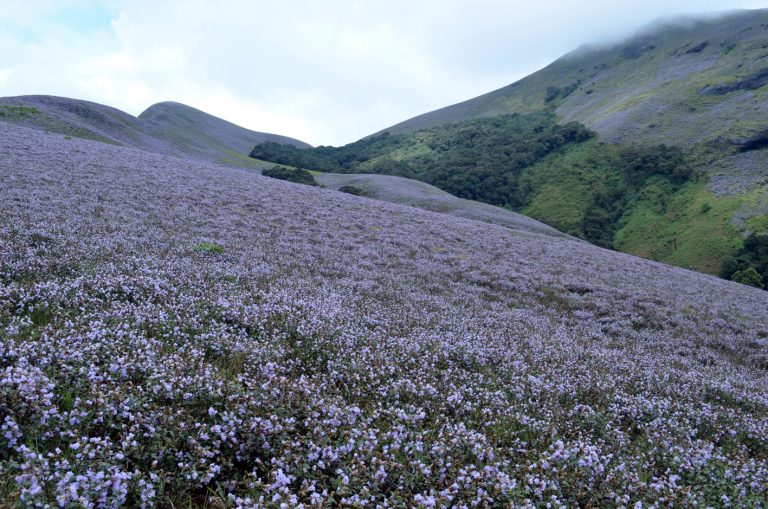
#> input picture img-1.jpg, 768 x 509 px
$ jupyter execute ex.5.3.ipynb
#> lines starting #> are read from the running program, lines starting #| are printed output that depends on the picture
[cell 1]
import numpy as np
import cv2
import matplotlib.pyplot as plt
input_image = cv2.imread("img-1.jpg")
#> input_image is the input picture: shape (509, 768, 3); mean B, G, R 134.1, 121.6, 113.7
input_image = cv2.cvtColor(input_image,cv2.COLOR_BGR2RGB)
plt.axis('off')
plt.imshow(input_image)
plt.show()
rows,cols,dim = input_image.shape
#> rows = 509; cols = 768; dim = 3
M_x = np.float32([[1,0.5,0],
                 [0,1,0],
                 [0,0,1]])
M_y = np.float32([[1,0,0],
                 [0.5,1,0],
                 [0,0,1]])
sheared_xaxis = cv2.warpPerspective(input_image,M_x,(int(cols*1.5),int(rows*1.5)))
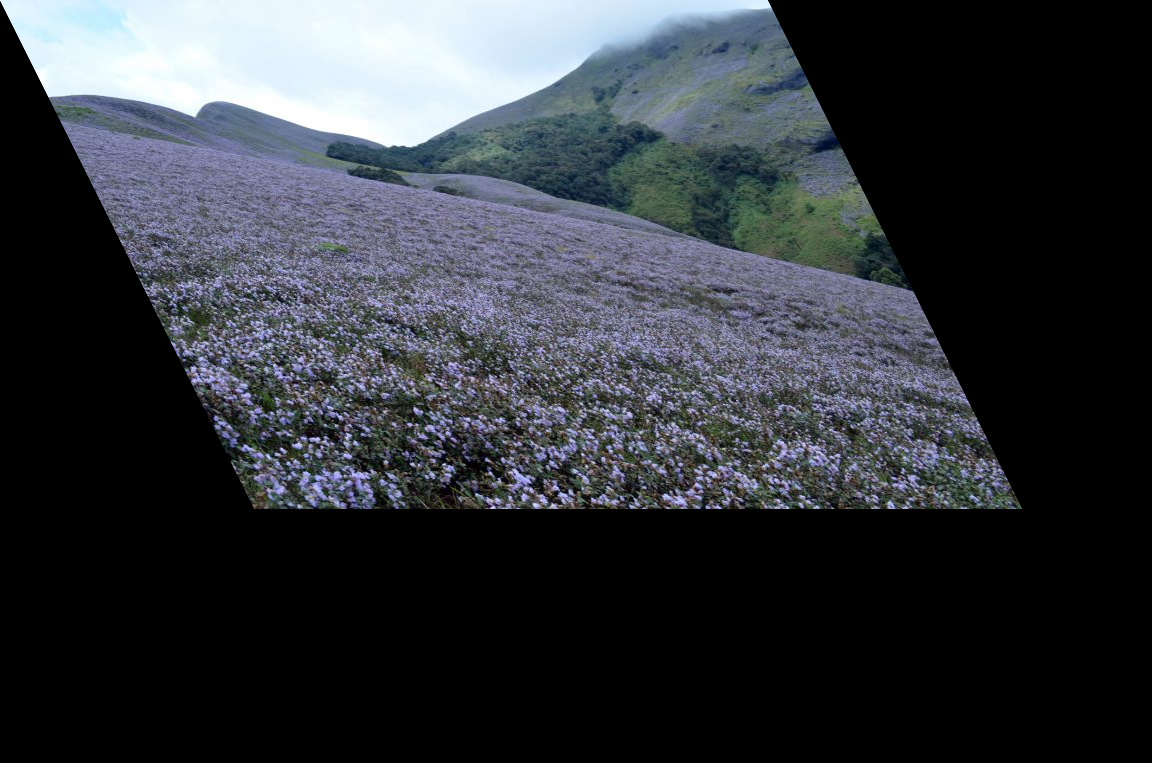
#> sheared_xaxis: shape (763, 1152, 3); mean R, G, B 50.6, 54.2, 59.7
sheared_yaxis = cv2.warpPerspective(input_image,M_y,(int(cols*1.5),int(rows*1.5)))
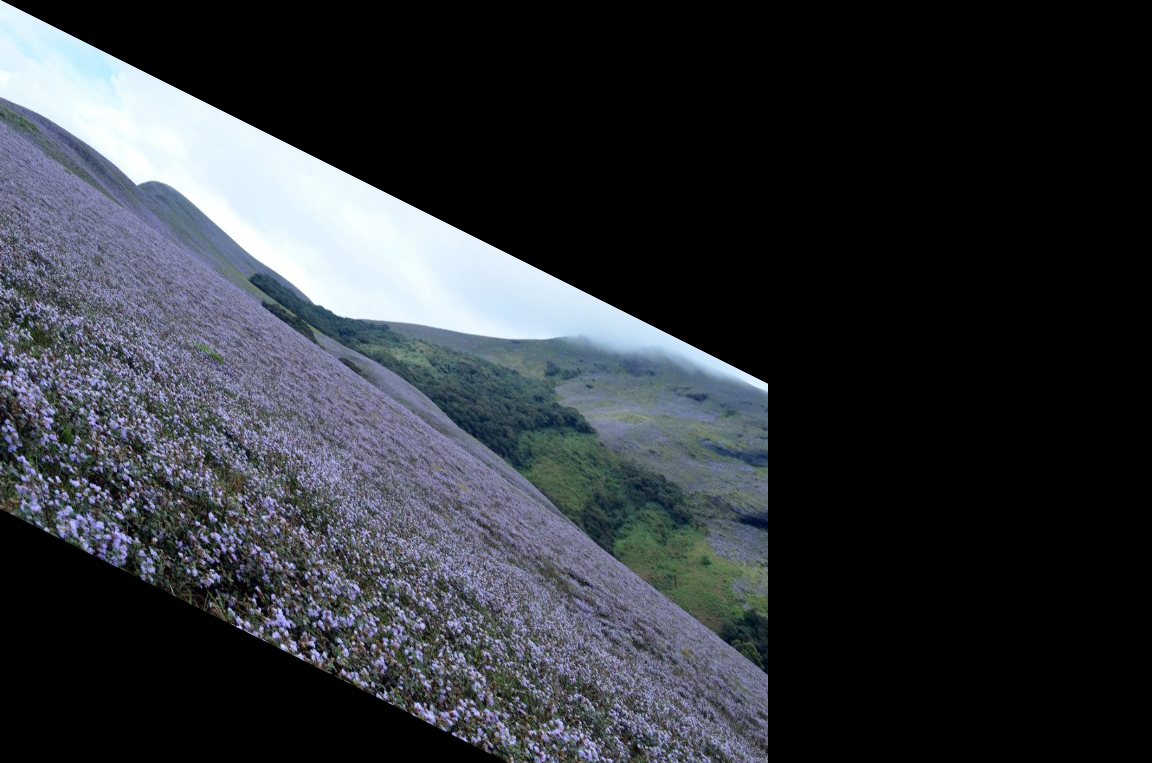
#> sheared_yaxis: shape (763, 1152, 3); mean R, G, B 49.1, 52.6, 58
plt.axis('off')
plt.imshow(sheared_xaxis)
plt.show()
plt.axis('off')
plt.imshow(sheared_yaxis)
plt.show()

$ run again, with q1.png saved as img-1.jpg
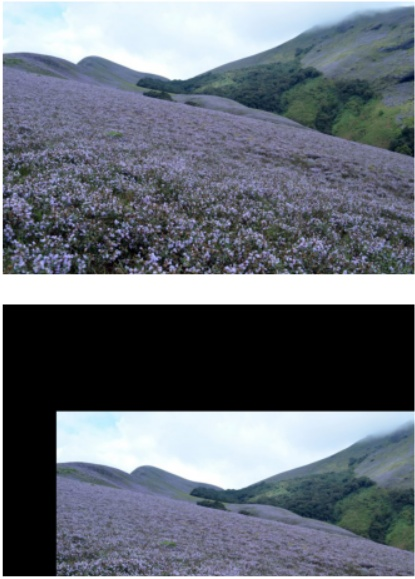
#> input picture q1.png, 415 x 579 px
#> input_image is the input picture: shape (579, 415, 3); mean B, G, R 119.9, 110.4, 104
#> `sheared_xaxis = cv2.warpPerspective(input_image,M_x,(int(cols*1.5),int..`:
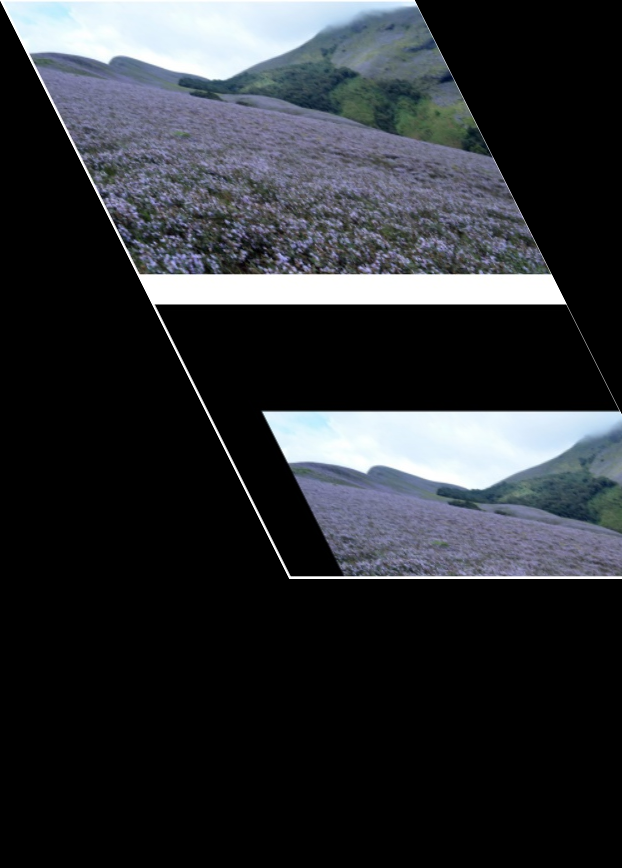
#> sheared_xaxis: shape (868, 622, 3); mean R, G, B 45.2, 47.9, 52
#> `sheared_yaxis = cv2.warpPerspective(input_image,M_y,(int(cols*1.5),int..`:
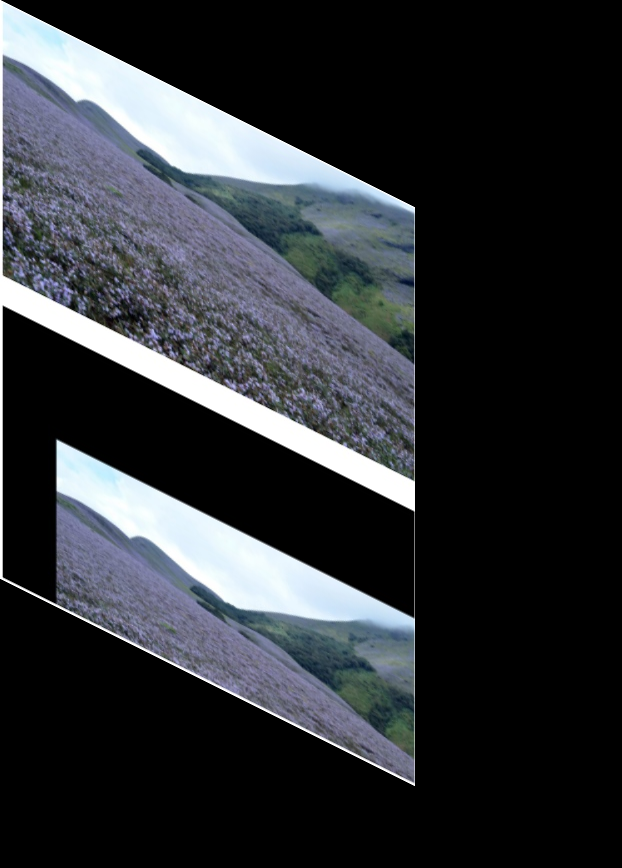
#> sheared_yaxis: shape (868, 622, 3); mean R, G, B 46.3, 49.2, 53.4

$ run again, with q2.png saved as img-1.jpg
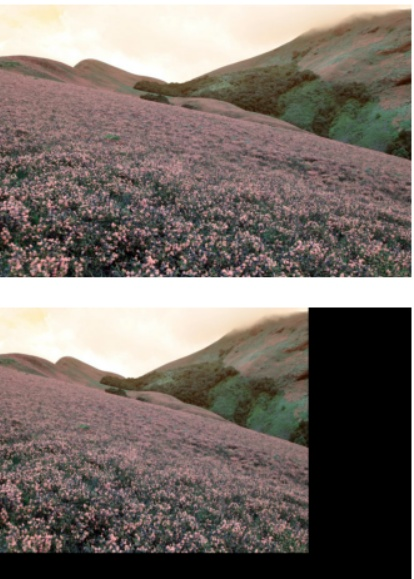
#> input picture q2.png, 414 x 579 px
#> input_image is the input picture: shape (579, 414, 3); mean B, G, R 105.4, 111.7, 121.4
#> `sheared_xaxis = cv2.warpPerspective(input_image,M_x,(int(cols*1.5),int..`:
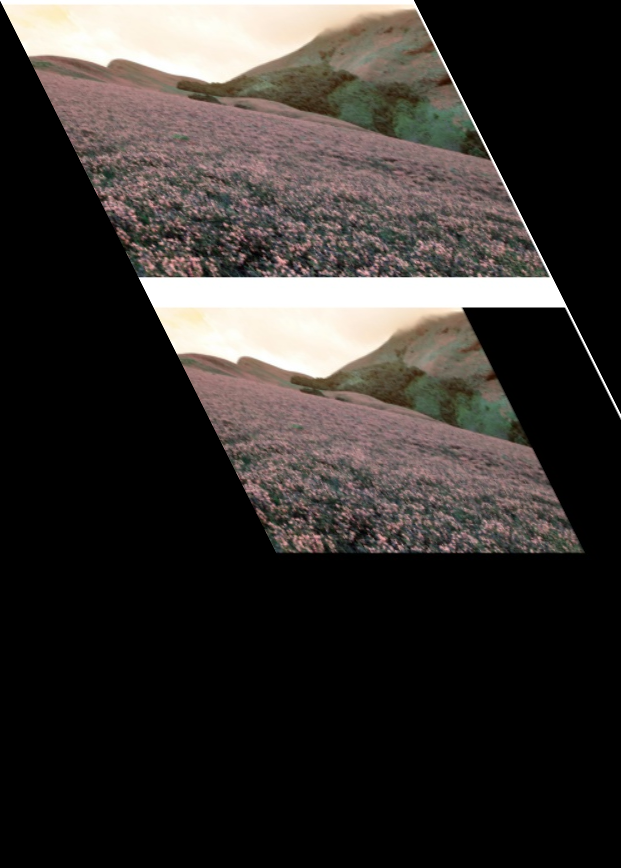
#> sheared_xaxis: shape (868, 621, 3); mean R, G, B 53.9, 49.5, 46.7
#> `sheared_yaxis = cv2.warpPerspective(input_image,M_y,(int(cols*1.5),int..`:
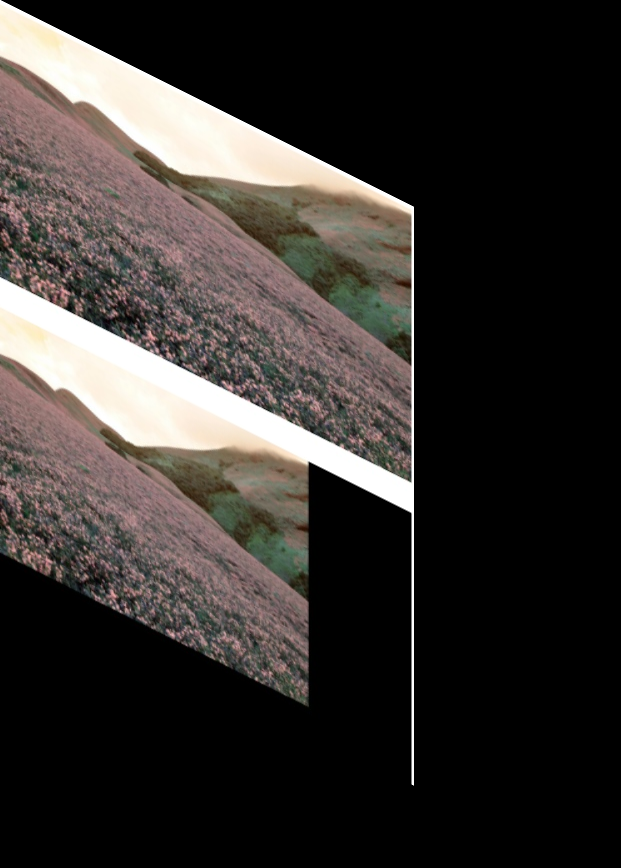
#> sheared_yaxis: shape (868, 621, 3); mean R, G, B 54.1, 49.7, 46.9

$ run again, with q3.png saved as img-1.jpg
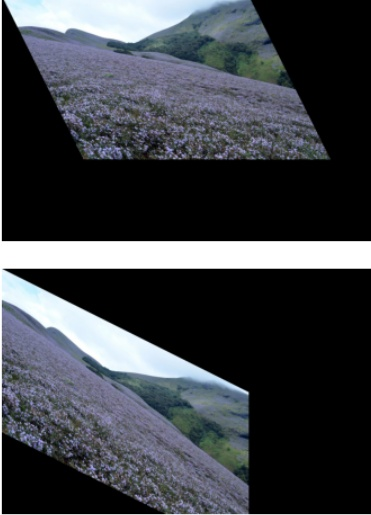
#> input picture q3.png, 371 x 515 px
#> input_image is the input picture: shape (515, 371, 3); mean B, G, R 69.7, 64.5, 61.3
#> `sheared_xaxis = cv2.warpPerspective(input_image,M_x,(int(cols*1.5),int..`:
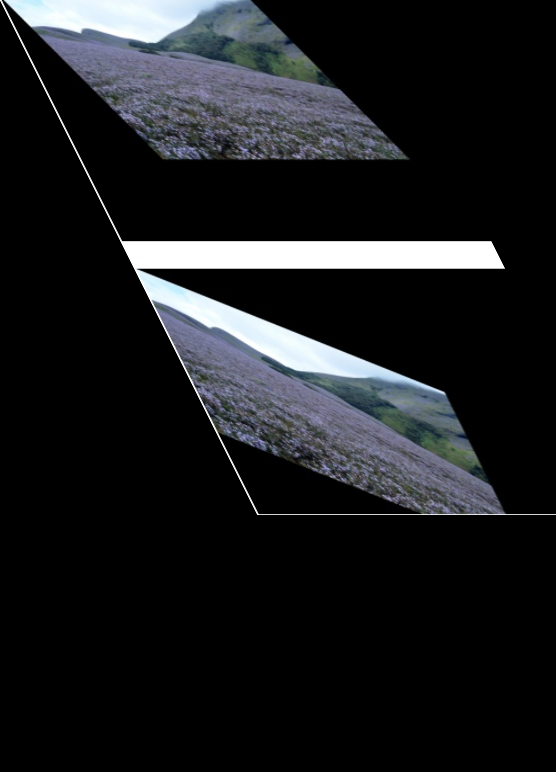
#> sheared_xaxis: shape (772, 556, 3); mean R, G, B 27.3, 28.7, 31
#> `sheared_yaxis = cv2.warpPerspective(input_image,M_y,(int(cols*1.5),int..`:
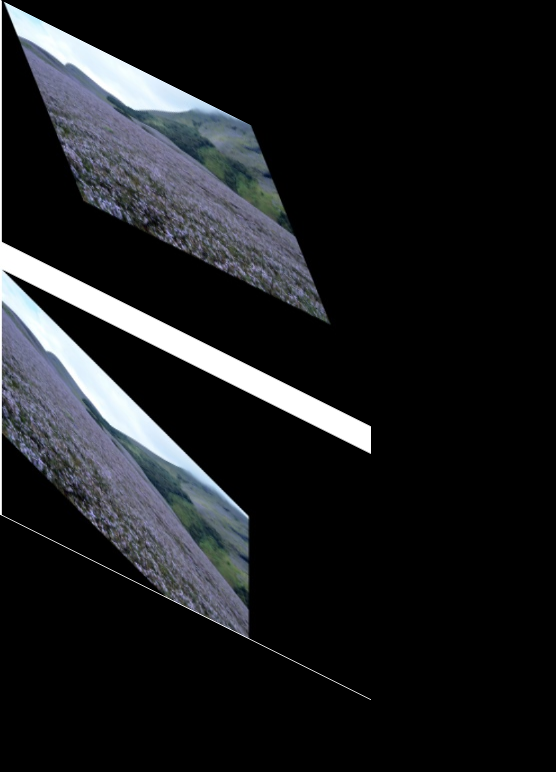
#> sheared_yaxis: shape (772, 556, 3); mean R, G, B 27.3, 28.7, 31
